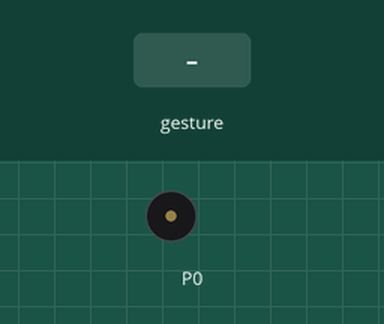
Simulated run of this program. Board: BBC micro:bit (MakeCode). Shown: buzzer (waves = sounding). The inputs (shaded band) are chosen by the test bench. A tilt is held for 1.5 s and a shake lasts 1 s, then the board lies face up again.

Above: at 1.2 s.
1.3 s: gesture 'shake'
At 1.71 s:
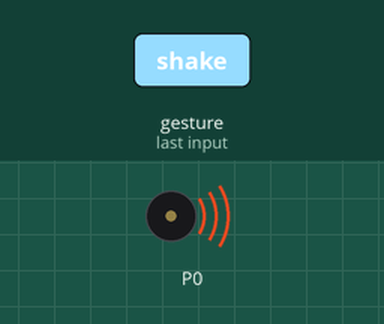
Timing chart, 0 to 10.3 s (numbered marks = the images above; inputs shaded):
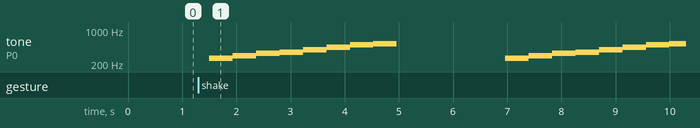

The program:

main.ts
```typescript
input.onGesture(Gesture.Shake, function () {
    for (let index = 0; index < 2; index++) {
        for (let index = 0; index < 3; index++) {
            music.playMelody("C D E F G A B C5 ", 140)
            basic.pause(2000)
        }
        basic.pause(1000)
        for (let index = 0; index < 3; index++) {
            music.playMelody("C5 B A G F E D C ", 140)
            basic.pause(2000)
        }
        basic.pause(1000)
    }
})
```

test.ts
```typescript
// tests gaan hier; deze zal niet worden gecompileerd wanneer dit pakket wordt gebruikt als extensie.
```

Measured:
- after the input at 1.3 s, tone on P0: plays 262 Hz for 0.43 s, 294 Hz for 0.43 s, 330 Hz for 0.43 s, 349 Hz for 0.43 s, 392 Hz for 0.43 s, 440 Hz for 0.43 s … (16 notes in this stretch), starting after 0.20 s
